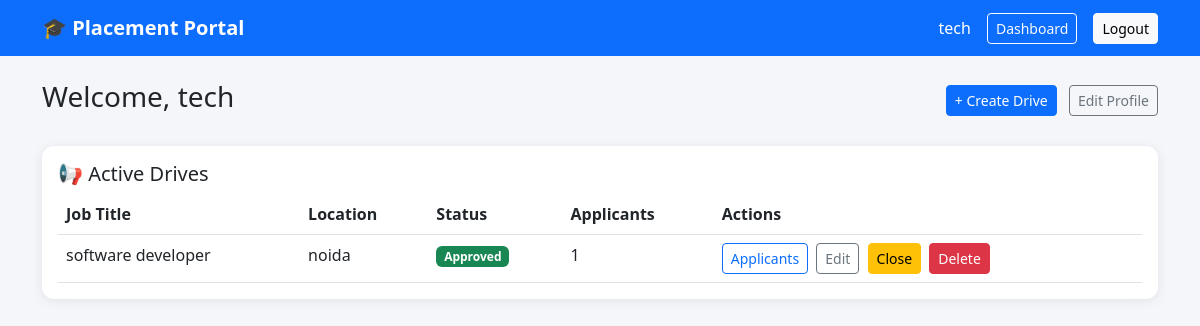
The page /company/dashboard (signed in) on the database its author committed.
### models.py (models this page shows, shortened)
class Company(UserMixin, db.Model):
    id             = db.Column(db.Integer,     primary_key=True)
    username       = db.Column(db.String(50),  unique=True, nullable=False)
    email          = db.Column(db.String(120), unique=True, nullable=False)
    name           = db.Column(db.String(150), nullable=False)
    hr_contact     = db.Column(db.String(100))
    phone          = db.Column(db.String(20))
    website        = db.Column(db.String(200))
    overview       = db.Column(db.Text)
    password       = db.Column(db.String(256), nullable=False)
    is_approved    = db.Column(db.Boolean, default=False)
    is_blacklisted = db.Column(db.Boolean, default=False)
    joined_on      = db.Column(db.DateTime, default=datetime.utcnow)
    role           = 'company'
    drives = db.relationship('PlacementDrive', backref='company', lazy=True, cascade='all, delete-orphan')

class PlacementDrive(db.Model):
    id          = db.Column(db.Integer,     primary_key=True)
    company_id  = db.Column(db.Integer,     db.ForeignKey('company.id'), nullable=False)
    job_title   = db.Column(db.String(150), nullable=False)
    description = db.Column(db.Text,        nullable=False)
    eligibility = db.Column(db.Text)
    salary      = db.Column(db.String(50))
    location    = db.Column(db.String(100))
    deadline    = db.Column(db.Date)
    status      = db.Column(db.String(20),  default='Pending')
    created_on  = db.Column(db.DateTime,    default=datetime.utcnow)
    applications = db.relationship('Application', backref='drive', lazy=True, cascade='all, delete-orphan')

### routes/company.py (the view)
@company_bp.route('/dashboard')
@login_required
def dashboard():
    if current_user.role != 'company':
        return redirect(url_for('auth.login'))
    active_drives = PlacementDrive.query.filter(
        PlacementDrive.company_id == current_user.id,
        PlacementDrive.status != 'Closed'
    ).all()
    closed_drives = PlacementDrive.query.filter_by(
        company_id=current_user.id, status='Closed'
    ).all()
    return render_template('company/dashboard.html',
                           active_drives=active_drives,
                           closed_drives=closed_drives)

### extensions.py (called while the page is built)
@login_manager.user_loader
def load_user(user_id):
    from flask import session
    from models import Admin, Company, Student
    role = session.get('role')
    if role == 'admin':
        return Admin.query.get(int(user_id))
    if role == 'company':
        return Company.query.get(int(user_id))
    if role == 'student':
        return Student.query.get(int(user_id))

### templates/company/dashboard.html (shortened to what this page needs)
{% extends 'base.html' %}
{% block content %}
<div class="d-flex justify-content-between align-items-center mb-4">
    <h3>Welcome, {{ current_user.name }}</h3>
    <div>
        <a href="{{ url_for('company.create_drive') }}"  class="btn btn-primary btn-sm">+ Create Drive</a>
        <a href="{{ url_for('company.edit_profile') }}"  class="btn btn-outline-secondary btn-sm ms-2">Edit Profile</a>
    </div>
</div>
<div class="card p-3 mb-4">
    <h5>📢 Active Drives</h5>
    {% if active_drives %}
    <table class="table table-hover mb-0">
        <thead><tr><th>Job Title</th><th>Location</th><th>Status</th><th>Applicants</th><th>Actions</th></tr></thead>
        <tbody>
            {% for d in active_drives %}
            <tr>
                <td>{{ d.job_title }}</td>
                <td>{{ d.location or '—' }}</td>
                <td><span class="badge badge-{{ d.status | lower }}">{{ d.status }}</span></td>
                <td>{{ d.applications | length }}</td>
                <td>
                    <a href="{{ url_for('company.view_applicants', id=d.id) }}" class="btn btn-sm btn-outline-primary">Applicants</a>
                    <a href="{{ url_for('company.edit_drive',      id=d.id) }}" class="btn btn-sm btn-outline-secondary ms-1">Edit</a>
                    <a href="{{ url_for('company.close_drive',     id=d.id) }}" class="btn btn-sm btn-warning ms-1">Close</a>
                    <a href="{{ url_for('company.delete_drive',    id=d.id) }}" class="btn btn-sm btn-danger ms-1"
                       onclick="return confirm('Delete this drive?')">Delete</a>
                </td>
            </tr>
            {% endfor %}
        </tbody>
    </table>
    {% else %}
        <p class="text-muted mb-0">No active drives. Create one above.</p>
    {% endif %}
</div>
{% endblock %}

### templates/base.html (shortened to what this page needs)
<!DOCTYPE html>
<html lang="en">
<head>
    <link href="https://cdn.jsdelivr.net/npm/bootstrap@5.3.0/dist/css/bootstrap.min.css" rel="stylesheet">
</head>
<body>
<nav class="navbar navbar-expand-lg navbar-dark bg-primary mb-4">
    <div class="container">
        <a class="navbar-brand" href="/">🎓 Placement Portal</a>
        <div class="ms-auto d-flex align-items-center gap-3">
            {% if current_user.is_authenticated %}
                <span class="text-white">{{ current_user.name }}</span>
                {% if current_user.role == 'admin' %}
                    <a href="{{ url_for('admin.dashboard') }}"   class="btn btn-outline-light btn-sm">Dashboard</a>
                {% elif current_user.role == 'company' %}
                    <a href="{{ url_for('company.dashboard') }}" class="btn btn-outline-light btn-sm">Dashboard</a>
                {% else %}
                    <a href="{{ url_for('student.dashboard') }}" class="btn btn-outline-light btn-sm">Dashboard</a>
                    <a href="{{ url_for('student.history') }}"   class="btn btn-outline-light btn-sm">History</a>
                {% endif %}
                <a href="{{ url_for('auth.logout') }}" class="btn btn-light btn-sm">Logout</a>
            {% else %}
                <a href="{{ url_for('auth.login') }}"    class="btn btn-outline-light btn-sm">Login</a>
                <a href="{{ url_for('auth.register') }}" class="btn btn-light btn-sm">Register</a>
            {% endif %}
        </div>
    </div>
</nav>
<div class="container">
    {% block content %}{% endblock %}
</div>
</body>
</html>

### templates/base.html (style rules this page uses)
body { background: #f4f6f9; }
.navbar-brand { font-weight: 700; }
.card { border: none; border-radius: 12px; box-shadow: 0 2px 12px rgba(0,0,0,0.08); }
.badge-approved { background: #198754; color: #fff; }

### rows shown on the page
Company: name "tech"
PlacementDrive: job_title "software developer", location "noida", status "Approved", applications|length "1"
